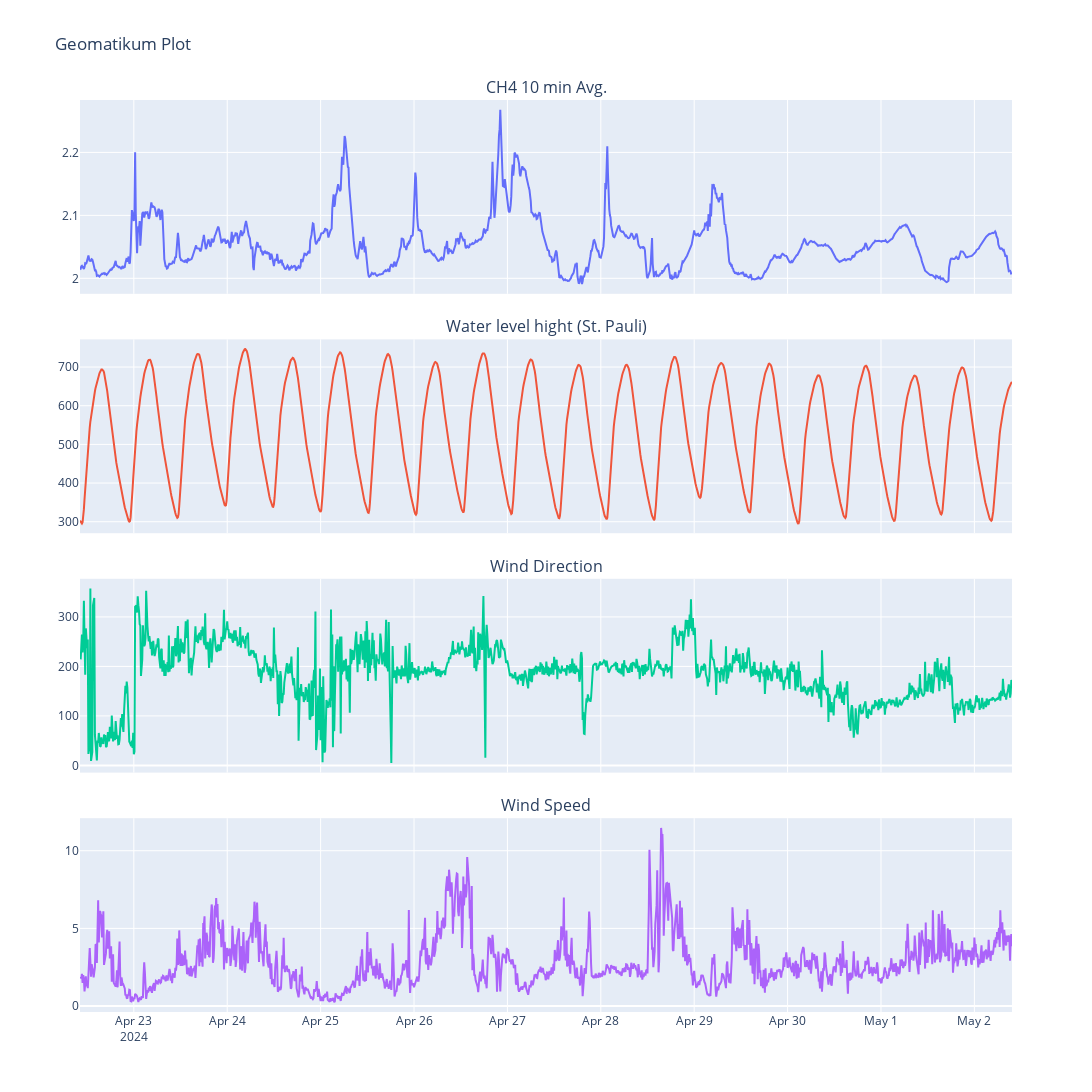

Here is the notebook cell this chart was saved with:
### Code cell
# Create figure with subplots
fig = make_subplots(rows=4, cols=1, shared_xaxes=True, subplot_titles=('CH4 10 min Avg.', 'Water level hight (St. Pauli)','Wind Direction', 'Wind Speed'), vertical_spacing=0.05)

# Add trace for the first DataFrame to the first subplot
fig.add_trace(go.Scatter(x=Geomatikum['UTC'], y=Geomatikum['CH4'], mode='lines', name='CH4'), row=1, col=1)

# Add trace for the second DataFrame to the second subplot
fig.add_trace(go.Scatter(x=Geomatikum['UTC'], y=Geomatikum['WL_Height'], mode='lines', name='WL_Height'), row=2, col=1)

# Add trace for the second DataFrame to the second subplot
fig.add_trace(go.Scatter(x=Geomatikum['UTC'], y=Geomatikum['Direction'], mode='lines', name='Direction'), row=3, col=1)

fig.add_trace(go.Scatter(x=Geomatikum['UTC'], y=Geomatikum['Velocity'], mode='lines', name='Velocity'), row=4, col=1)

# Update layout
fig.update_layout(height=1200, width=1600, title_text="Geomatikum Plot", showlegend=False)

# Show figure
fig.show()
offline.plot(fig, filename='/Users/juanbettinelli/Documents/Uni/MasterThesis/4_Scrips_and_Data/4_Data/OutputData/Plots/26_2024_Interactive_Geomatikum_Calibraed_Smoothed_Timeline_with_Wind_Waterlevel.html', auto_open=False)

### Figure 1 — Plotly figure (JSON) as saved in the notebook; plotly's stock layout.template omitted (floating-point values rounded to 4 significant figures; data arrays with more than 128 entries replaced by an {"elided": "..."} marker saying what was removed)
{"data": [{"mode": "lines", "name": "CH4", "type": "scatter", "x": {"elided": "1438 str values"}, "xaxis": "x", "y": {"elided": "1438 float values"}, "yaxis": "y"}, {"mode": "lines", "name": "WL_Height", "type": "scatter", "x": {"elided": "1438 str values"}, "xaxis": "x2", "y": {"elided": "1438 float values"}, "yaxis": "y2"}, {"mode": "lines", "name": "Direction", "type": "scatter", "x": {"elided": "1438 str values"}, "xaxis": "x3", "y": {"elided": "1438 float values"}, "yaxis": "y3"}, {"mode": "lines", "name": "Velocity", "type": "scatter", "x": {"elided": "1438 str values"}, "xaxis": "x4", "y": {"elided": "1438 float values"}, "yaxis": "y4"}], "layout": {"annotations": [{"font": {"size": 16}, "showarrow": false, "text": "CH4 10 min Avg.", "x": 0.5, "xanchor": "center", "xref": "paper", "y": 1, "yanchor": "bottom", "yref": "paper"}, {"font": {"size": 16}, "showarrow": false, "text": "Water level hight (St. Pauli)", "x": 0.5, "xanchor": "center", "xref": "paper", "y": 0.7375, "yanchor": "bottom", "yref": "paper"}, {"font": {"size": 16}, "showarrow": false, "text": "Wind Direction", "x": 0.5, "xanchor": "center", "xref": "paper", "y": 0.475, "yanchor": "bottom", "yref": "paper"}, {"font": {"size": 16}, "showarrow": false, "text": "Wind Speed", "x": 0.5, "xanchor": "center", "xref": "paper", "y": 0.2125, "yanchor": "bottom", "yref": "paper"}], "height": 1200, "showlegend": false, "title": {"text": "Geomatikum Plot"}, "width": 1600, "xaxis": {"anchor": "y", "domain": [0, 1], "matches": "x4", "showticklabels": false}, "xaxis2": {"anchor": "y2", "domain": [0, 1], "matches": "x4", "showticklabels": false}, "xaxis3": {"anchor": "y3", "domain": [0, 1], "matches": "x4", "showticklabels": false}, "xaxis4": {"anchor": "y4", "domain": [0, 1]}, "yaxis": {"anchor": "x", "domain": [0.7875, 1]}, "yaxis2": {"anchor": "x2", "domain": [0.525, 0.7375]}, "yaxis3": {"anchor": "x3", "domain": [0.2625, 0.475]}, "yaxis4": {"anchor": "x4", "domain": [0, 0.2125]}}}
